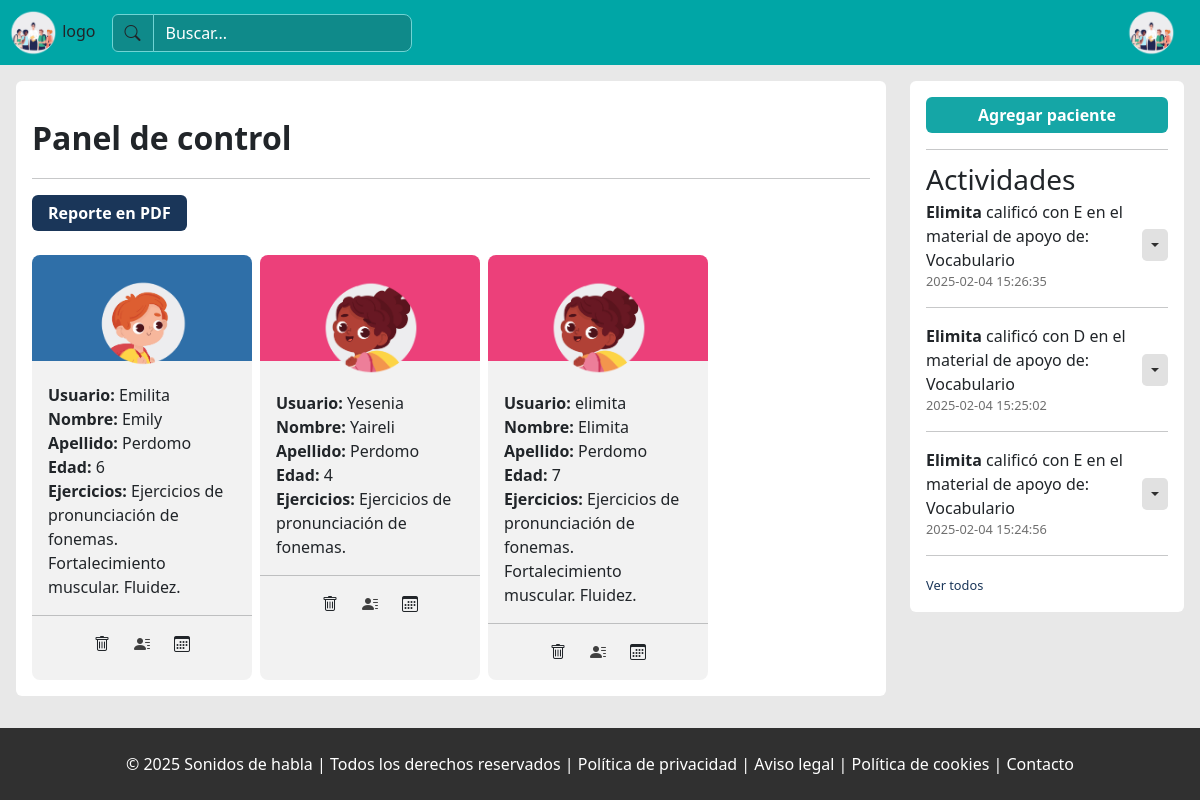
The page /view/professional/dashboard.php (signed in) on the database its author committed.
### tables this page shows
CREATE TABLE `pacientes` (
  `id_paciente` int(10) NOT NULL,
  `id_genero` int(10) NOT NULL,
  `id_usuario` int(10) NOT NULL,
  `id_profesional` int(10) NOT NULL,
  `nombre` varchar(30) DEFAULT NULL,
  `apellido` varchar(30) DEFAULT NULL,
  `fecha_nacimiento` date DEFAULT NULL
);

CREATE TABLE `usuarios` (
  `id_usuario` int(10) NOT NULL,
  `id_rol` int(10) NOT NULL,
  `usuario` varchar(15) DEFAULT NULL,
  `clave` varchar(255) DEFAULT NULL,
  `fecha_hora_creacion` datetime DEFAULT NULL,
  `ultimo_acceso` datetime DEFAULT NULL
);

CREATE TABLE `terapias_lenguaje` (
  `id_terapia_lenguaje` int(10) NOT NULL,
  `id_paciente` int(10) DEFAULT NULL,
  `ejercicios` text DEFAULT NULL,
  `duracion_cada_ejercicio` int(10) DEFAULT NULL,
  `duracion_total` time DEFAULT NULL,
  `nota` text DEFAULT NULL
);

CREATE TABLE `actividades` (
  `id_actividad` int(10) NOT NULL,
  `id_paciente` int(10) DEFAULT NULL,
  `mensaje` text DEFAULT NULL,
  `fecha_hora` datetime DEFAULT NULL
);

### view/professional/dashboard.php (the view, shortened to what this page needs)
<!doctype html>
<html lang="es" class="full-heigh">
<head>
    <link rel="stylesheet" href="../../node_modules/bootstrap/dist/css/bootstrap.min.css">
    <link rel="stylesheet" href="../../node_modules/bootstrap-icons/font/bootstrap-icons.css">
    <link rel="stylesheet" href="../css/reset.css">
    <link rel="stylesheet" href="../../css/components/body.css">
    <link rel="stylesheet" href="../../css/components/footer.css">
    <link rel="stylesheet" href="../../css/components/button.css">
    <link rel="stylesheet" href="../../css/components/header.css">
    <link rel="stylesheet" href="../../css/components/auxiliary.css">
    <link rel="stylesheet" href="../../css/components/modal-window.css">
    <link rel="stylesheet" href="../../css/admin/header.css">
    <link rel="stylesheet" href="../../css/admin/dashboard.css">
    <link rel="stylesheet" href="../../css/components/table.css">
</head>
<body>
    <?php include '../include/professional/header.php'; ?>
    <main class="flex-start-full">
        <section class=" h-100  z-1 w-100 p-3 ">
            <div class="row ">
                <div class="col-9">
                    <div>
                        <h1 class="">Panel de control</h1>
                        <hr>
                        <div class="d-flex justify-content-between">
                            <div>
                                <button class="button__blue"><a href="../../php/admin/report.php" class="text-decoration-none text__white">Reporte en <b>PDF</b></a></button>
                            </div>
                        </div><br>
                        <div class="show-patients d-flex   flex-row gap-2  flex-wrap">
                            <?php
                            include '../../php/connectionBD.php';
                            $id_professional = $_SESSION['id_professional'];
                            $pagina_actual = isset($_GET['page']) && is_numeric($_GET['page']) ? $_GET['page'] : 1;
                            $registros_por_pagina = 5;
                            $get_information_patients_query = "SELECT
                                            pacientes.id_usuario AS 'Id_usuario',
                                           pacientes.id_paciente AS 'Id_paciente',
                                           nombre AS 'Nombre',
                                           apellido AS 'Apellido',
                                           COALESCE( SUBSTRING(DATE(NOW()), 1, 4) - SUBSTRING(DATE(fecha_nacimiento), 1, 4), 0) AS 'Edad',
                                           usuario AS 'Usuario',
                                           ejercicios AS 'Terapias',
                                           pacientes.id_genero AS 'Id_genero'
                                       FROM
                                           `pacientes`
                                       INNER JOIN
                                           terapias_lenguaje ON pacientes.id_paciente = terapias_lenguaje.id_paciente
                                       INNER JOIN
                                           usuarios on pacientes.id_usuario = usuarios.id_usuario
                                       WHERE id_profesional =:id_professional
                                       LIMIT :inicio, :registros_por_pagina";
                            $inicio = ($pagina_actual - 1) * $registros_por_pagina;
                            $get_information_patients_stmt = $pdo->prepare($get_information_patients_query);
                            $get_information_patients_stmt->bindParam('id_professional', $id_professional, PDO::PARAM_INT);
                            $get_information_patients_stmt->bindValue(':inicio', $inicio, PDO::PARAM_INT);
                            $get_information_patients_stmt->bindValue(':registros_por_pagina', $registros_por_pagina, PDO::PARAM_INT);
                            $get_information_patients_stmt->execute();
                            if ($get_information_patients_stmt->rowCount() > 0) {
                                $row_patients = $get_information_patients_stmt->fetchAll(PDO::FETCH_ASSOC);
                                foreach ($row_patients as $value) {
                                    $joint = '';
                                    $muscle_strengthening = '';
                                    $fluency = '';
                                    if (preg_match("/rotacismo0|rotacismo1|seseo0|seseo1/", $value['Terapias'])) {
                                        $joint = 'Ejercicios de pronunciación de fonemas. ';
                                    }
                                    if (preg_match("/musculos de la lengua0|musculos de la lengua1|el ritmo del habla0|el ritmo del habla1|labio0|labio1|mejilla0|mejilla1/", $value['Terapias'])) {
                                        $muscle_strengthening = 'Fortalecimiento muscular. ';
                                    }
                                    if (preg_match("/el ritmo del habla0|el ritmo del habla1/", $value['Terapias'])) {
                                        $fluency = 'Fluidez. ';
                                    }
                                    $img_gender = $value['Id_genero'] == 1 ? 'boy' : 'girl';
                                    $bg_card_patient = $value['Id_genero'] == 1 ? '' : 'card-patient--bgPink';
                                    echo '
                                        <div class="card-patient '.$bg_card_patient .'">
                                           <br>
                                           <div class="card-patient__img flex-center-full">
                                               <img src="../../img/patients/childs/' . $img_gender . '.png" class="" alt="">
                                           </div>
                                           <div class="card-patiente_information ">
                                               <b>Usuario:</b><span> ' . $value['Usuario'] . '</span><br>
                                               <b>Nombre:</b><span>  ' . $value['Nombre'] . '</span><br>
                                               <b>Apellido:</b>  ' . $value['Apellido'] . '<span></span><br>
                                               <b>Edad:</b><span>  ' . $value['Edad'] . '</span><br>
                                               <b>Ejercicios: </b><span>' . $joint . '' . $muscle_strengthening . '' . $fluency . '</span>
                                           </div>
                                           <hr>
                                           <div class="card-patient__operation flex-center-full gap-4">
                                               <i class="bi bi-trash openModalDelete" data-idPatient="'.$value['Id_paciente'].'"  data-idUser = "'.$value['Id_usuario'].'"   ></i>
                                               <a href="./patient/modify.php?id='.$value['Id_paciente'].'" class="text-decoration-none text__black" > <i class="bi bi-person-lines-fill" > </i></a>
                                               <i class="bi bi-calendar3" data-idProgress="'.$value['Id_paciente'].'"></i>
                                           </div>
                                       </div>
                                   ';
                                }
                            } else {
                                echo "<p>No hay registros disponibles en este momento.</p>";
                            }
                            echo '    </div>';
                            ?>
                        </div>
                    </div>
                    <div class="col-3">
                        <div>
                            <a href="./patient/add.php" class="text-decoration-none w-100">
                                <button class="button__green w-100">
                                    Agregar paciente
                                </button>
                            </a>
                            <hr style="  margin-bottom: 0.5rem;">
                            <section class="activities-patients">
                                <span class=" fs-3 activities-patients__title">Actividades</span>
                                <?php
                                include '../../php/admin/show-history.php';
                                show_historys();
                                ?>
                            </section>
                        </div>
                    </div>
                </div>
        </section>
    </main>
    <?php include '../include/footer.php'; ?>
</body>
</html>

### php/admin/show-history.php (shortened to what this page needs)
<?php
function show_historys()
{
    include './../../php/connectionBD.php';
    try {
        $id_professional = $_SESSION['id_professional'];
        $get_history_dashboard_query =  "SELECT id_actividad, mensaje, fecha_hora from
        actividades  INNER JOIN pacientes on actividades.id_paciente = pacientes.id_paciente
        WHERE id_profesional = :id ORDER BY fecha_hora DESC LIMIT 3
        ";
        $get_history_dashboard_stmt = $pdo->prepare($get_history_dashboard_query);
        $get_history_dashboard_stmt->bindParam('id', $id_professional, PDO::PARAM_INT);
        $get_history_dashboard_stmt->execute();
        $row_history_dashboard = $get_history_dashboard_stmt->fetchAll(PDO::FETCH_ASSOC);
        if ($get_history_dashboard_stmt->rowCount() > 0) {
            foreach ($row_history_dashboard as $value) {
                echo "<div class='activitie-patient__show flex-between-full '>
                            <div class='d-flex  flex-column'>
                                <p class='m-0'>" . $value["mensaje"] . "</p>
                                <small  style='color: #6f6f6f;'> " . $value["fecha_hora"] . " </small>
                            </div>
                            <button type='button' class='activities-patient__show-btn-delete flex-center-full dropdown-toggle dropdown-toggle-split' data-bs-toggle='dropdown'
                                aria-expanded='false'>
                                <span class='visually-hidden'>Toggle Dropdown</span>
                            </button>
                            <ul class='dropdown-menu'>
                                <li>
                                    <a class='dropdown-item' href='./../../php/admin/delete-activitie.php?id=". $value["id_actividad"] . "'>
                                        <i class='bi bi-trash'></i>
                                            Borrar
                                    </a>
                                </li>
                            </ul>
            </div><hr>";
            }
            $get_total_history_query = "SELECT COUNT(mensaje) AS total_history FROM actividades INNER JOIN pacientes on
            actividades.id_paciente = pacientes.id_paciente WHERE pacientes.id_profesional = :id ";
            $get_total_history_stmt = $pdo->prepare($get_total_history_query);
            $get_total_history_stmt->bindParam('id', $id_professional, PDO::PARAM_INT);
            $get_total_history_stmt->execute();
            $row_total_history = $get_total_history_stmt->fetch(PDO::FETCH_ASSOC);
            if($row_total_history["total_history"] > 3 ){
                echo "<small> <a href='./activities.php' class='text-decoration-none text__blue'> Ver todos</a></small>";
            }
        } else {
            echo "<div> No se han encontrado actividades registradas </div>";
        }
    } catch (PDOException $ex) {
        echo $ex;
    }finally{
        $pdo = null;
    }
}
?>

### css/components/body.css (style rules this page uses)
body { display: flex; flex-direction: column; height: 100%; background: #f2f2f2; }
main { flex-grow: 2; margin: 0rem; padding: 0rem; background: rgb(232, 232, 232) }

### css/components/button.css (style rules this page uses)
.button__blue { background: var(--color-blue); }
.button__green { background: var(--color-green); }
button, [type="submit"], .button-a { border-radius: 6px; padding: 0.54rem 1rem; border: 0rem; font-weight: 600; color: white; }

### css/components/auxiliary.css (style rules this page uses)
:root { --color-blue: #1A3659; --color-black: rgb(63, 63, 63); --color-red:#ff4b4b; --color-pink: #ec407a; --color-grey: #626a71; --color-green: #15A6A6; --color-orange: #fd7b43; }
.full-heigh { height: 100%; }
.text__black { color: var(--color-black); }
.flex-center-full { display: flex; justify-content: center; align-items: center; flex-wrap: wrap; }
.text__blue { color: #1A3659; }
h1 { font-weight: 600; }
.text__white { color:white }
.flex-start-full { display: flex; justify-content: center; align-items: start; flex-wrap: wrap; }
.flex-between-full { display: flex; justify-content: space-between; align-items: center; }

### css/admin/header.css (style rules this page uses)
.dropdown-toggle { background: none; border: none; }

### css/admin/dashboard.css (style rules this page uses)
.card-patient { height: auto; width: 220px; border-radius: 0.5rem; background-image: linear-gradient( 180deg, rgb(47, 111, 168) 25%, #f2f2f2 0% 100% ); }
.card-patient__img > img { width: 100px; }
.card-patiente_information { padding: 1rem 1rem 0rem 1rem; }
.card-patient__operation { padding-bottom: 1rem; }
.row > div > div { padding: 1rem; background: white; border-radius: 6px; }
.activities-patient__show-btn-delete { height: 2rem; border-radius: 0.3rem; border: 0rem; background: none; background: rgb(225, 225, 225); color: rgb(47, 47, 47); }
h1 { font-weight: 600; }
.card-patient--bgPink { background-image: linear-gradient( 180deg, var(--color-pink) 25%, #f2f2f2 0% 100% ); }
.bi-trash, .bi-calendar3, .bi-person-lines-fill { cursor: pointer; }

### rows shown on the page
pacientes: shows a picture, id_usuario.usuario "Emilita", nombre "Emily", apellido "Perdomo", Edad "6", terapias_lenguaje.ejercicios "Ejercicios de pronunciación de fonemas.", terapias_lenguaje.ejercicios "Fortalecimiento muscular.", terapias_lenguaje.ejercicios "Fluidez."
pacientes: id_usuario.usuario "Yesenia", nombre "Yaireli", apellido "Perdomo", Edad "4", terapias_lenguaje.ejercicios "Ejercicios de pronunciación de fonemas."
pacientes: id_usuario.usuario "elimita", nombre "Elimita", apellido "Perdomo", Edad "7", terapias_lenguaje.ejercicios "Ejercicios de pronunciación de fonemas.", terapias_lenguaje.ejercicios "Fortalecimiento muscular.", terapias_lenguaje.ejercicios "Fluidez."
actividades: mensaje "Elimita calificó con E en el material de apoyo de: Vocabulario", fecha_hora "2025-02-04 15:26:35"
actividades: mensaje "Elimita calificó con D en el material de apoyo de: Vocabulario", fecha_hora "2025-02-04 15:25:02"
actividades: mensaje "Elimita calificó con E en el material de apoyo de: Vocabulario", fecha_hora "2025-02-04 15:24:56"
